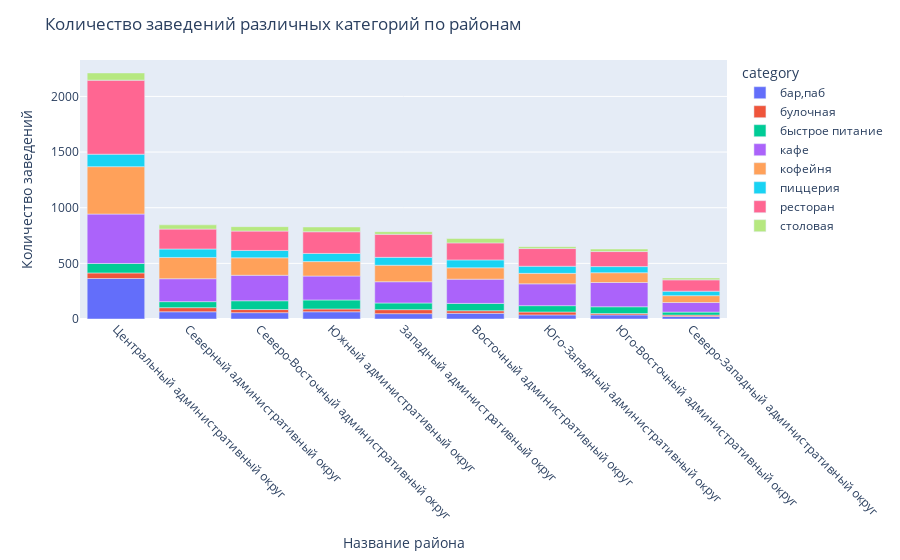

This figure's notebook cell:
### Code cell
#Построим столбчатую диаграмму
fig = px.bar(pivot_district,
             x=pivot_district.index,
             y=pivot_district.columns)


#Оформим график
fig.update_xaxes(tickangle=45)
fig.update_layout(title='Количество заведений различных категорий по районам',
                   xaxis_title='Название района',
                   yaxis_title='Количество заведений')
fig.show()

### Figure 1 — Plotly figure (JSON) as saved in the notebook; plotly's stock layout.template omitted (floating-point values rounded to 4 significant figures)
{"data": [{"alignmentgroup": "True", "hovertemplate": "category=бар,паб<br>district=%{x}<br>value=%{y}<extra></extra>", "legendgroup": "бар,паб", "marker": {"color": "#636efa", "pattern": {"shape": ""}}, "name": "бар,паб", "offsetgroup": "бар,паб", "orientation": "v", "showlegend": true, "textposition": "auto", "type": "bar", "x": ["Центральный административный округ", "Северный административный округ", "Северо-Восточный административный округ", "Южный административный округ", "Западный административный округ", "Восточный административный округ", "Юго-Западный административный округ", "Юго-Восточный административный округ", "Северо-Западный административный округ"], "xaxis": "x", "y": [364, 65, 57, 65, 48, 51, 37, 37, 23], "yaxis": "y"}, {"alignmentgroup": "True", "hovertemplate": "category=булочная<br>district=%{x}<br>value=%{y}<extra></extra>", "legendgroup": "булочная", "marker": {"color": "#EF553B", "pattern": {"shape": ""}}, "name": "булочная", "offsetgroup": "булочная", "orientation": "v", "showlegend": true, "textposition": "auto", "type": "bar", "x": ["Центральный административный округ", "Северный административный округ", "Северо-Восточный административный округ", "Южный административный округ", "Западный административный округ", "Восточный административный округ", "Юго-Западный административный округ", "Юго-Восточный административный округ", "Северо-Западный административный округ"], "xaxis": "x", "y": [50, 37, 28, 25, 36, 23, 26, 12, 12], "yaxis": "y"}, {"alignmentgroup": "True", "hovertemplate": "category=быстрое питание<br>district=%{x}<br>value=%{y}<extra></extra>", "legendgroup": "быстрое питание", "marker": {"color": "#00cc96", "pattern": {"shape": ""}}, "name": "быстрое питание", "offsetgroup": "быстрое питание", "orientation": "v", "showlegend": true, "textposition": "auto", "type": "bar", "x": ["Центральный административный округ", "Северный административный округ", "Северо-Восточный административный округ", "Южный административный округ", "Западный административный округ", "Восточный административный округ", "Юго-Западный административный округ", "Юго-Восточный административный округ", "Северо-Западный административный округ"], "xaxis": "x", "y": [85, 54, 79, 81, 60, 66, 57, 61, 27], "yaxis": "y"}, {"alignmentgroup": "True", "hovertemplate": "category=кафе<br>district=%{x}<br>value=%{y}<extra></extra>", "legendgroup": "кафе", "marker": {"color": "#ab63fa", "pattern": {"shape": ""}}, "name": "кафе", "offsetgroup": "кафе", "orientation": "v", "showlegend": true, "textposition": "auto", "type": "bar", "x": ["Центральный административный округ", "Северный административный округ", "Северо-Восточный административный округ", "Южный административный округ", "Западный административный округ", "Восточный административный округ", "Юго-Западный административный округ", "Юго-Восточный административный округ", "Северо-Западный административный округ"], "xaxis": "x", "y": [444, 206, 229, 215, 191, 218, 196, 218, 86], "yaxis": "y"}, {"alignmentgroup": "True", "hovertemplate": "category=кофейня<br>district=%{x}<br>value=%{y}<extra></extra>", "legendgroup": "кофейня", "marker": {"color": "#FFA15A", "pattern": {"shape": ""}}, "name": "кофейня", "offsetgroup": "кофейня", "orientation": "v", "showlegend": true, "textposition": "auto", "type": "bar", "x": ["Центральный административный округ", "Северный административный округ", "Северо-Восточный административный округ", "Южный административный округ", "Западный административный округ", "Восточный административный округ", "Юго-Западный административный округ", "Юго-Восточный административный округ", "Северо-Западный административный округ"], "xaxis": "x", "y": [426, 191, 157, 130, 148, 102, 94, 88, 62], "yaxis": "y"}, {"alignmentgroup": "True", "hovertemplate": "category=пиццерия<br>district=%{x}<br>value=%{y}<extra></extra>", "legendgroup": "пиццерия", "marker": {"color": "#19d3f3", "pattern": {"shape": ""}}, "name": "пиццерия", "offsetgroup": "пиццерия", "orientation": "v", "showlegend": true, "textposition": "auto", "type": "bar", "x": ["Центральный административный округ", "Северный административный округ", "Северо-Восточный административный округ", "Южный административный округ", "Западный административный округ", "Восточный административный округ", "Юго-Западный административный округ", "Юго-Восточный административный округ", "Северо-Западный административный округ"], "xaxis": "x", "y": [112, 76, 66, 73, 71, 71, 64, 55, 40], "yaxis": "y"}, {"alignmentgroup": "True", "hovertemplate": "category=ресторан<br>district=%{x}<br>value=%{y}<extra></extra>", "legendgroup": "ресторан", "marker": {"color": "#FF6692", "pattern": {"shape": ""}}, "name": "ресторан", "offsetgroup": "ресторан", "orientation": "v", "showlegend": true, "textposition": "auto", "type": "bar", "x": ["Центральный административный округ", "Северный административный округ", "Северо-Восточный административный округ", "Южный административный округ", "Западный административный округ", "Восточный административный округ", "Юго-Западный административный округ", "Юго-Восточный административный округ", "Северо-Западный административный округ"], "xaxis": "x", "y": [665, 179, 174, 195, 207, 153, 159, 135, 102], "yaxis": "y"}, {"alignmentgroup": "True", "hovertemplate": "category=столовая<br>district=%{x}<br>value=%{y}<extra></extra>", "legendgroup": "столовая", "marker": {"color": "#B6E880", "pattern": {"shape": ""}}, "name": "столовая", "offsetgroup": "столовая", "orientation": "v", "showlegend": true, "textposition": "auto", "type": "bar", "x": ["Центральный административный округ", "Северный административный округ", "Северо-Восточный административный округ", "Южный административный округ", "Западный административный округ", "Восточный административный округ", "Юго-Западный административный округ", "Юго-Восточный административный округ", "Северо-Западный административный округ"], "xaxis": "x", "y": [65, 38, 40, 43, 24, 39, 17, 23, 17], "yaxis": "y"}], "layout": {"barmode": "relative", "legend": {"title": {"text": "category"}, "tracegroupgap": 0}, "margin": {"t": 60}, "title": {"text": "Количество заведений различных категорий по районам"}, "xaxis": {"anchor": "y", "domain": [0, 1], "tickangle": 45, "title": {"text": "Название района"}}, "yaxis": {"anchor": "x", "domain": [0, 1], "title": {"text": "Количество заведений"}}}}
